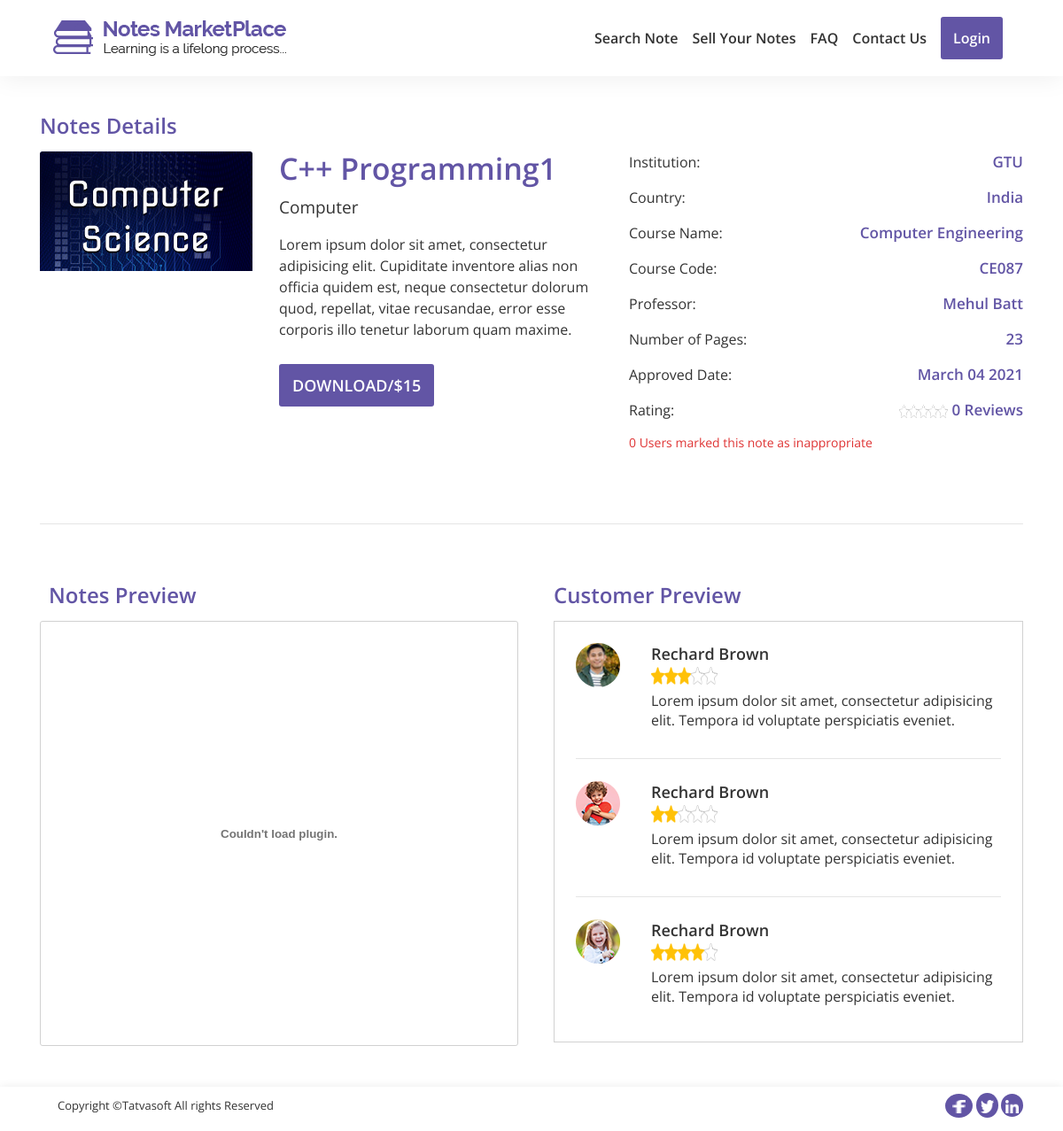
Screenshot of /users/notes-detail.php with the database file from the repository.
### tables this page shows
CREATE TABLE `note` (
  `note_id` int(11) NOT NULL,
  `title` varchar(100) NOT NULL,
  `category_id` int(11) NOT NULL,
  `display_img` varchar(500) DEFAULT NULL,
  `note_type_id` int(11) DEFAULT NULL,
  `number_of_pages` int(11) DEFAULT NULL,
  `description` varchar(255) NOT NULL,
  `university` varchar(200) DEFAULT NULL,
  `country` varchar(100) DEFAULT NULL,
  `cource` varchar(100) DEFAULT NULL,
  `cource_code` varchar(100) DEFAULT NULL,
  `professor` varchar(100) DEFAULT NULL,
  `is_paid` bit(1) NOT NULL DEFAULT b'1',
  `price` decimal(10,0) DEFAULT NULL,
  `note_preview` varchar(255) DEFAULT NULL,
  `user_id` int(11) NOT NULL,
  `status_id` int(11) NOT NULL,
  `action_by` int(11) DEFAULT NULL,
  `admin_remark` varchar(255) DEFAULT NULL,
  `published_date` datetime DEFAULT NULL,
  `created_date` datetime DEFAULT NULL,
  `created_by` int(11) DEFAULT NULL,
  `updated_date` datetime DEFAULT NULL,
  `updated_by` int(11) DEFAULT NULL,
  `is_active` bit(2) NOT NULL DEFAULT b'1'
);

CREATE TABLE `category` (
  `category_id` int(11) NOT NULL,
  `name` varchar(100) NOT NULL,
  `description` varchar(255) NOT NULL,
  `created_date` datetime DEFAULT NULL,
  `created_by` int(11) DEFAULT NULL,
  `updated_date` datetime DEFAULT NULL,
  `updated_by` int(11) DEFAULT NULL,
  `is_active` bit(2) NOT NULL DEFAULT b'1'
);

### users/notes-detail.php (the view, shortened to what this page needs)
<!DOCTYPE html>
<html lang="en">
<?php
    include "process/connection.php";
    $note_id=34;
    $query="SELECT note_id,note.title,note.display_img,note.number_of_pages,note.university,note.published_date, category.name,note.professor,note.cource_code,note.country,note.cource,note.note_preview FROM `note` JOIN category ON note.category_id=category.category_id WHERE note.note_id='$note_id'";
    $result=mysqli_query($conn, $query);
    $row=mysqli_fetch_assoc($result);
    $id=$row['note_id'];
    $q="SELECT COUNT('user_id') AS remark1 FROM remark WHERE note_id='$id'";
    $r=mysqli_query($conn, $q);
    $remark=mysqli_fetch_assoc($r);
    $q="SELECT CEILING(AVG(review.rating)) as rating FROM review WHERE note_id='$id' GROUP BY note_id";
    $r=mysqli_query($conn, $q);
    if(mysqli_num_rows($r)==0){
        $c=0;
    }
    else{
        $review=mysqli_fetch_assoc($r);
        $c=$review['rating'];
    }
    $q="SELECT COUNT(user_id) AS user FROM review WHERE note_id='$id' GROUP BY note_id";
    $r=mysqli_query($conn, $q);
    if(mysqli_num_rows($r)==0){
        $u=0;
    }
    else{
        $review_count=mysqli_fetch_assoc($r);
        $u=$review_count['user'];
    }
    $output="";
    for($i=1;$i<=$c;$i++){
                $output .=' <img src="img/icons/star.png" class="img-responsive star">';}
            $k=5-$i;
            for($j=0;$j<=$k;$j++){
            $output .='<img src="img/icons/star-white.png" class="img-responsive star">';}
?>
<head>
    <link rel="stylesheet" href="css/boostrap/bootstrap.min.css">
    <link rel="stylesheet" href="css/datatables/bootstrap.css">
    <link rel="stylesheet" href="css/datatables/dataTables.bootstrap4.min.css">
    <link rel="stylesheet" href="css/animate/animate.min.css">
    <link rel="stylesheet" href="css/style.css">
</head>
<body>
    <div class="we-wrapper">
        <?php include "includes/header.php"; ?>
        <section id="note-detail">
            <div class="container">
                <div class="heading animated fadeInDown pt-5">
                    <h4>
                        Notes Details
                    </h4>
                </div>
                <div id="notes-detail-tab1">
                    <div class="row">
                        <div class="col-md-7 col-sm-12 animated slideInLeft">
                            <div class="row column1">
                                <?php $img= substr($row['display_img'], 3);?>
                                <div class="col"><img src="<?php echo $img; ?>" class="image-responsive"></div>
                                <div class="col">
                                    <h3><?php echo $row['title']; ?></h3>
                                    <h5><?php echo $row['name']; ?></h5>
                                    <p>Lorem ipsum dolor sit amet, consectetur adipisicing elit. Cupiditate inventore alias non officia quidem est, neque consectetur dolorum quod, repellat, vitae recusandae, error esse corporis illo tenetur laborum quam maxime.</p>
                                    <?php if(isset($_SESSION["isLogin"]) ){
				                            if($_SESSION["isLogin"]=="yes"){ ?>
                                    <button class="add-btn" id="btn-download-note1" onclick=" window.location.href = 'process/downloadNote.php?note_id=<?php echo $id; ?>';">Download/$15</button>
                                    <?php }} else{ ?>
                                    <button class="add-btn" id="btn-download-note1" onclick=" window.location.href = 'login.php';">Download/$15</button>
                                    <?php } ?>
                                </div>
                            </div>
                        </div>
                        <div class="col-md-5 column2 col-sm-12  animated slideInRight">
                            <p><span>Institution:</span><span class="float-right"><?php echo $row['university']; ?></span></p>
                            <p><span>Country:</span><span class="float-right"><?php echo $row['country']; ?></span></p>
                            <p><span>Course Name:</span><span class="float-right"><?php echo $row['cource']; ?></span></p>
                            <p><span>Course Code:</span><span class="float-right"><?php echo $row['cource_code']; ?></span></p>
                            <p><span>Professor:</span><span class="float-right"><?php echo $row['professor']; ?></span></p>
                            <p><span>Number of Pages:</span><span class="float-right"><?php echo $row['number_of_pages']; ?></span></p>
                            <?php $time=strtotime($row['published_date']);
                                          $t=date("F d Y", $time);  ?>
                            <p><span>Approved Date:</span><span class="float-right"><?php echo $t; ?></span></p>
                            <p><span>Rating:</span><span class="float-right stars"><?php echo $output. ' '.$u; ?> Reviews</span></p>
                            <p><?php echo $remark['remark1']; ?> Users marked this note as inappropriate</p>
                        </div>
                    </div>
                </div>
                <div class="row">
                    <div class="col-md-12 col-sm-12 col-xs-12">
                        <hr>
                    </div>
                </div>
                <div class="row wow slideInUp" id="notes-detail-tab2">
                    <div class="col-md-6 col-sm-12 col-xs-12">
                        <h4 class="">Notes Preview</h4>
                        <?php $note_preview= substr($row['note_preview'], 3);?>
                        <object data="<?php echo $note_preview; ?>" alt="Note Preview" type="application/pdf" width="300" height="200">
                        </object>
                    </div>
                    <div class="col-md-6 col-sm-12 col-xs-12">
                        <h4 class="">Customer Preview</h4>
                        <div class="column2">
                            <div class="row item">
                                <div class="col-md-2 col-sm-2 col-xs-2">
                                    <img src="img/notedetails/reviewer-1.png" alt="client" class="img-responsive img-circle">
                                </div>
                                <div class="col">
                                    <h5>Rechard Brown</h5>
                                    <div class="stars"><img src="img/icons/star.png"><img src="img/icons/star.png"><img src="img/icons/star.png"><img src="img/icons/star-white.png"><img src="img/icons/star-white.png"></div>
                                    <p>Lorem ipsum dolor sit amet, consectetur adipisicing elit. Tempora id voluptate perspiciatis eveniet.</p>
                                </div>
                            </div>
                            <hr>
                            <div class="row item">
                                <div class="col-md-2 col-sm-2 col-xs-2">
                                    <img src="img/notedetails/reviewer-2.png" alt="client" class="img-responsive img-circle">
                                </div>
                                <div class="col">
                                    <h5>Rechard Brown</h5>
                                    <div class="stars"><img src="img/icons/star.png"><img src="img/icons/star.png"><img src="img/icons/star-white.png"><img src="img/icons/star-white.png"><img src="img/icons/star-white.png"></div>
                                    <p>Lorem ipsum dolor sit amet, consectetur adipisicing elit. Tempora id voluptate perspiciatis eveniet.</p>
                                </div>
                            </div>
                            <hr>
                            <div class="row item">
                                <div class="col-md-2 col-sm-2 col-xs-2">
                                    <img src="img/notedetails/reviewer-3.png" alt="client" class="img-responsive img-circle">
                                </div>
                                <div class="col">
                                    <h5>Rechard Brown</h5>
                                    <div class="stars"><img src="img/icons/star.png"><img src="img/icons/star.png"><img src="img/icons/star.png"><img src="img/icons/star.png"><img src="img/icons/star-white.png"></div>
                                    <p>Lorem ipsum dolor sit amet, consectetur adipisicing elit. Tempora id voluptate perspiciatis eveniet.</p>
                                </div>
                            </div>
                        </div>
                    </div>
                </div>
            </div>
        </section>
        <?php include "includes/footer.php"; ?>
    </div>
</body>
</html>

### users/includes/header.php (shortened to what this page needs)
<header>
    <nav class="navbar navbar-expand-lg white-nav-top  fixed-top justify-content-between">
        <div class="container">
            <a class="navbar-brand smooth-scroll clickMe" id="nave-menu-logo" href="home.php">
                <img src="img/logo/colored-logo.png" class="img-responsive" alt="logo">
            </a>
            <div class="container d-inline-block navbar-expand-lg ">
                <div class="collapse navbar-collapse justify-content-end ml-auto">
                    <ul class="nav navbar-nav d-flex">
                        <li class="nav-item align-self-center "><a class="nav-link clickMe" href="search.php">Search Note</a></li>
                        <li class="nav-item align-self-center"><a class="nav-link clickMe" href="
                        <?php if(isset($_SESSION["isLogin"]) ){
									if($_SESSION["isLogin"]=="yes"){ ?>
                         dashboard.php
                        <?php }}
                        else{ ?>
                         login.php
                         <?php } ?>
                         "> Sell Your Notes</a></li>
                        <li class="nav-item align-self-center"><a class="nav-link clickMe" href="faq.php">FAQ</a></li>
                        <li class="nav-item align-self-center"><a class="nav-link clickMe" href="contact-us.php">Contact Us</a></li>
                        <?php
								if(isset($_SESSION["isLogin"])){
									if($_SESSION["isLogin"]=="yes"){ ?>
                        <li class="nav-item align-self-center "><a class="nav-link" href="process/logoutBack.php"><button class="btn-header-colored">Logout</button></a></li>
                        <?php }else{ ?>
                        <li class="nav-item align-self-center"><a class="nav-link" href="login.php"><button class="btn-header-colored">Login</button></a></li>
                        <?php }
								}else{ ?>
                        <li class="nav-item align-self-center"><a class="nav-link" href="login.php"><button class="btn-header-colored">Login</button></a></li>
                        <?php } ?>
                    </ul>
                </div>
            </div>
        </div>
    </nav>
</header>

### users/includes/footer.php
<footer class="text-center">
    <div class="container">
        <div class="row">
            <div class="col-md-12">
                <p class="">
                    <span class="float-left">Copyright &copy;Tatvasoft All rights Reserved</span>
                    <span class="float-right">
                        <a href="#" class="pl-2 pr-2 pt-1 pt-1 rounded-circle"><img src="img/icons/facebook.png" class="img-responsive"></a>
                        <a href="#" class="rounded-circle"><img src="img/icons/twitter.png" class="img-responsive"></a>
                        <a href="#" class="pb-1 pt-1 rounded-circle"><img src="img/icons/linkedin.png" class="img-responsive"></a>
                    </span>
                </p>
            </div>
        </div>
    </div>
</footer>

### rows the page displays
note: display_img (picture), title "C++ Programming1", category.name "Computer", university "GTU", country "India", cource "Computer Engineering", cource_code "CE087", professor "Mehul Batt", number_of_pages "23", published_date "March 04 2021"

### other values shown
$u "0"
$remark['remark1'] "0"
